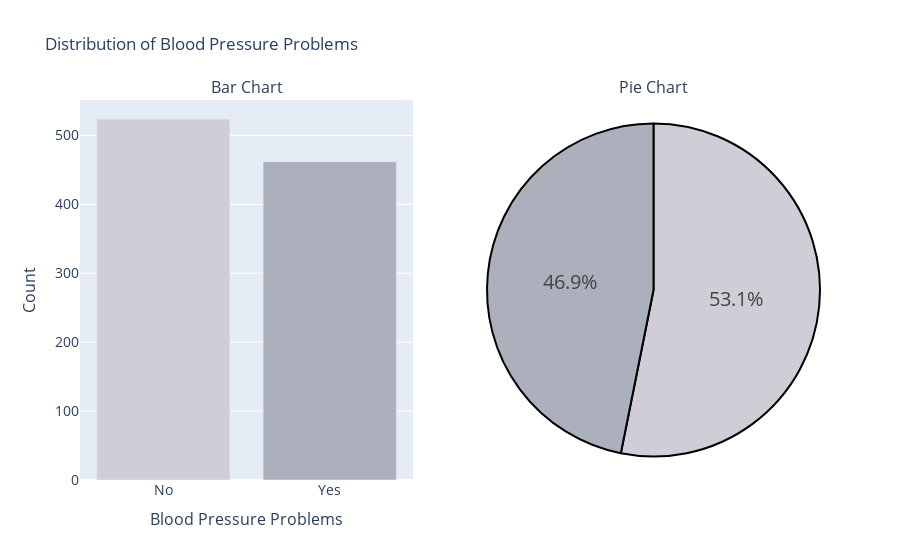

Notebook code cell kept with this figure:
### Code cell
colors = ['#D0CDD7' , '#ACB0BD']
labels = ['No','Yes']
values = data['BloodPressureProblems'].value_counts()

# create pie chart

pie_chart = go.Figure(go.Pie(labels = labels, values = values, ))
pie_chart.update_traces(hoverinfo = 'label+value' , textinfo = 'percent', textfont_size = 20, 
                        marker = dict(colors = colors, line = dict( color = '#000000', width=2)))

# Bar Chart

bar_chart = go.Figure(go.Bar(x = labels, y = values, marker_color = colors))

# create subplots

fig = sp.make_subplots( rows = 1, cols = 2, column_width = [0.5,0.5], specs = [[{'type' : 'bar'}, {'type' : 'pie'}]],
                      subplot_titles = ("Bar Chart", "Pie Chart"))

# Add charts to subplots

fig.add_trace(bar_chart.data[0], row=1, col=1)
fig.add_trace(pie_chart.data[0], row=1, col=2)

# Update layout
fig.update_layout(showlegend=False,title_text="Distribution of Blood Pressure Problems",
                xaxis=dict(title='Blood Pressure Problems',titlefont_size=16,tickfont_size=14,),
                yaxis=dict(title='Count',titlefont_size=16,tickfont_size=14,))

# Show subplots
fig.show()

### Figure 1 — Plotly figure (JSON) as saved in the notebook; plotly's stock layout.template omitted (floating-point values rounded to 4 significant figures)
{"data": [{"marker": {"color": ["#D0CDD7", "#ACB0BD"]}, "type": "bar", "x": ["No", "Yes"], "xaxis": "x", "y": [524, 462], "yaxis": "y"}, {"domain": {"x": [0.55, 1.0], "y": [0.0, 1.0]}, "hoverinfo": "label+value", "labels": ["No", "Yes"], "marker": {"colors": ["#D0CDD7", "#ACB0BD"], "line": {"color": "#000000", "width": 2}}, "textfont": {"size": 20}, "textinfo": "percent", "type": "pie", "values": [524, 462]}], "layout": {"annotations": [{"font": {"size": 16}, "showarrow": false, "text": "Bar Chart", "x": 0.225, "xanchor": "center", "xref": "paper", "y": 1.0, "yanchor": "bottom", "yref": "paper"}, {"font": {"size": 16}, "showarrow": false, "text": "Pie Chart", "x": 0.775, "xanchor": "center", "xref": "paper", "y": 1.0, "yanchor": "bottom", "yref": "paper"}], "showlegend": false, "title": {"text": "Distribution of Blood Pressure Problems"}, "xaxis": {"anchor": "y", "domain": [0.0, 0.45], "tickfont": {"size": 14}, "title": {"font": {"size": 16}, "text": "Blood Pressure Problems"}}, "yaxis": {"anchor": "x", "domain": [0.0, 1.0], "tickfont": {"size": 14}, "title": {"font": {"size": 16}, "text": "Count"}}}}
